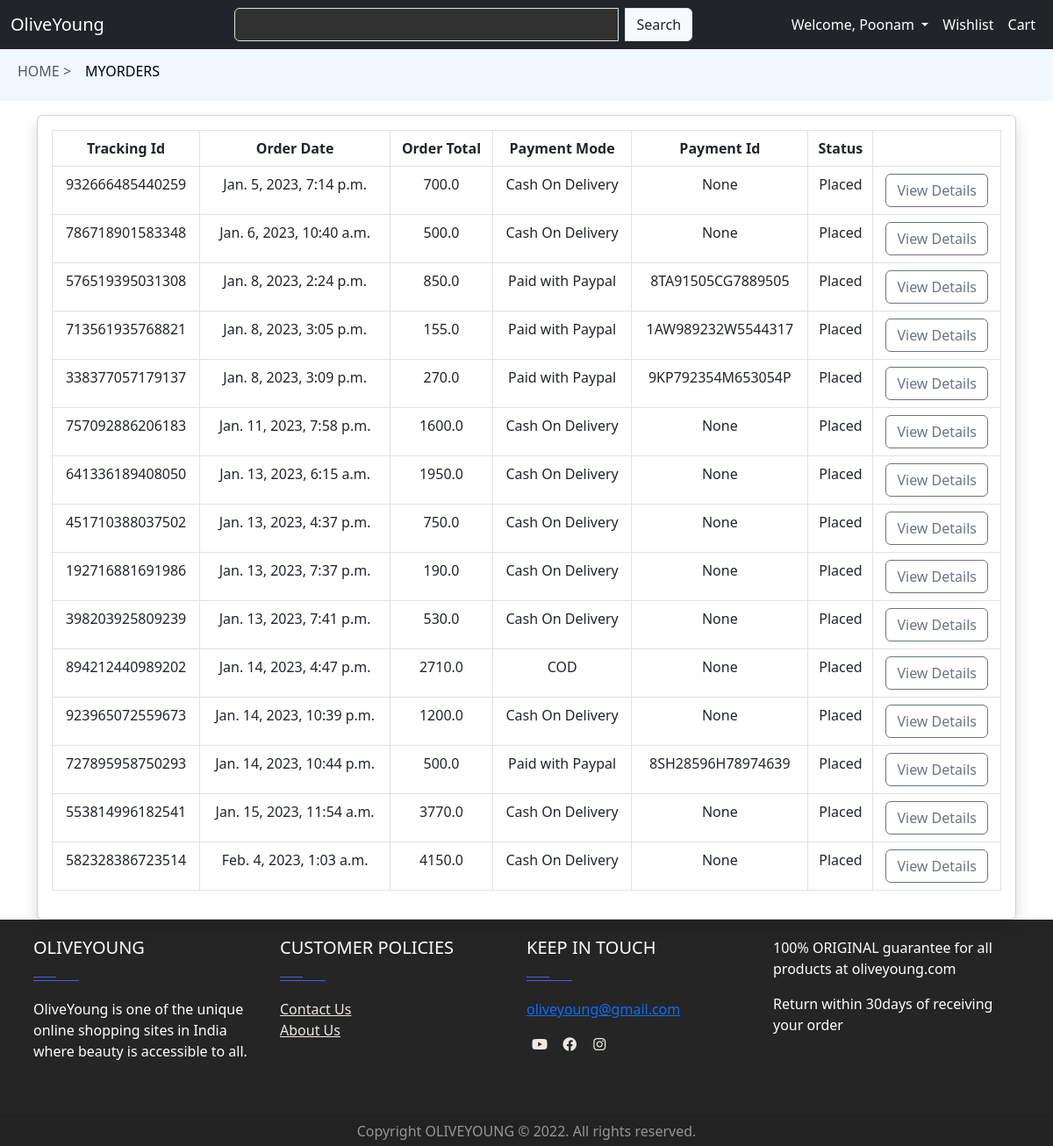
Page /myorders (signed in) on the committed database.
### store/models.py (models this page shows, shortened)
class Order(models.Model):
    user = models.ForeignKey(User, on_delete = models.CASCADE)
    fname = models.CharField(max_length=50,null=False,blank=False)
    lname = models.CharField(max_length=50,null=False,blank=False)
    email = models.CharField(max_length=50,null=False,blank=False)
    phone = models.CharField(max_length=50,null=False,blank=False)
    address = models.TextField(null=False)
    city = models.CharField(max_length=50,null=False,blank=False)
    state = models.CharField(max_length=50,null=False,blank=False)
    country = models.CharField(max_length=50,null=False,blank=False)
    zipcode = models.CharField(max_length=50,null=False,blank=False)
    total = models.CharField(max_length=50,null=False,blank=False)
    paymentmode = models.CharField(max_length=150,null=False,blank=False)
    paymentid = models.CharField(max_length=150,null=True)
    orderstatus = (('Placed','Placed'),('Shipped','Shipped'),('Delivered','Delivered'))
    status = models.CharField(max_length=50,choices=orderstatus,default='Placed')
    message = models.TextField(null=True)
    trackingid = models.CharField(max_length=500,null=True)
    created_on = models.DateTimeField(default=datetime.datetime.now())
    updated_on = models.DateTimeField(auto_now=True)
    class Meta:
        db_table = 'Order'

### store/views.py (the view)
# urls.py: path('myorders',views.myorders,name='myorders'),
@login_required(login_url='userlogin')
def myorders(request):
    orders = Order.objects.filter(user=request.user.id)
    return render(request, 'store/myorders.html',{'orders':orders})

### store/templates/store/myorders.html
{%extends 'store/main.html' %}
{% block content %}
<nav class="navbar navbar-expand-lg" style="background-color: aliceblue; color: rgb(11, 10, 10);">
    <div class="container-fluid">
      <div class="collapse navbar-collapse" id="navbarSupportedContent">
        <ul class="navbar-nav me-auto mb-2 mb-lg-0">
          <li class="nav-item">
            <h6><a class="nav-link" aria-current="page" href="/"> HOME ></a></h6>
          </li>
          <li class="nav-item">
            <h6><a class="nav-link active" href="/myorders">MYORDERS</a></h6>
          </li>
        </ul>
      </div>
    </div>
  </nav>
<div class="container mt-3">
    <div class="row">
        <div class="col-md-12">
            <div class="card shadow">
                <div class="card-body">
                    <table class="table table-bordered">
                        <thead>
                            <tr class="text-center">
                                <th>Tracking Id</th>
                                <th>Order Date</th>
                                <th>Order Total</th>
                                <th>Payment Mode</th>
                                <th>Payment Id</th>
                                <th>Status</th>
                                <th></th>
                            </tr>
                        </thead>
                        <tbody>
                            {% for item in orders %}
                            <tr class="text-center">
                                <td>{{item.trackingid}}</td>
                                <td>{{item.created_on}}</td>
                                <td>{{item.total}}</td>
                                <td>{{item.paymentmode}}</td>
                                <td>{{item.paymentid}}</td>
                                <td>{{item.status}}</td>
                                <td>
                                    <a href="vieworder/{{item.trackingid}}" class="btn btn-outline-secondary">View Details</a>
                                </td>
                            </tr>
                            {% endfor %}
                        </tbody>
                    </table>
                </div>
            </div>
        </div>
    </div>
</div>
  {% endblock %}

### store/templates/store/main.html (shortened to what this page needs)
<!doctype html>
{% load static %}
<html lang="en">
<head>
    <link href="https://cdn.jsdelivr.net/npm/bootstrap@5.3.0-alpha1/dist/css/bootstrap.min.css" rel="stylesheet">
    <link rel="stylesheet" type="text/css" href='https://cdnjs.cloudflare.com/ajax/libs/font-awesome/6.2.1/css/all.min.css'/>
    <link rel="stylesheet" href="//code.jquery.com/ui/1.13.2/themes/base/jquery-ui.css">
    <link rel="stylesheet" type="text/css" href="{% static 'css/main.css' %}">
</head>
<body>
    <nav class="navbar navbar-expand-lg bg-dark navbar-dark text-white">
        <div class="container-fluid">
          <a class="navbar-brand me-4" href="/">OliveYoung</a>
          <div class="collapse navbar-collapse justify-content-end" id="navbarSupportedContent">
          <div class="search-bar" style="width:50%; margin-right: 10%;">
            <form method="post" action="/searchproduct" >
              <div class="input-group">
                <input class="form-control me-2 text-white" id='searchproducts' name="searchproduct" type="search"  aria-label="Search" required style="background-color: rgb(50, 49, 49);">
                <button class="input-group-text" type="submit">Search</button>
              </div>
            </form>
          </div>
            <ul class="navbar-nav mb-2 mb-lg-0 ">
              {% if request.user.is_authenticated %}
              <li class="nav-item dropdown">
                <a class="nav-link active dropdown-toggle" href="#" role="button" data-bs-toggle="dropdown" aria-expanded="false">
                 Welcome, {{request.user}}
                </a>
              </li>
              {%endif%}
              <li class="nav-item">
                <a class="nav-link active" href="/wishlist"> Wishlist </a>
              </li>
              <li class="nav-item">
                <a class="nav-link active" href="/viewcart">Cart</a>
              </li>
            </ul>
          </div>
        </div>
      </nav>
      {% block content%}
      {% endblock %}
    <footer id="footer" class="footer-1">
      <div class="main-footer widgets-dark typo-light">
      <div class="container">
      <div class="row">
      <div class="col-xs-12 col-sm-6 col-md-3">
      <div class="widget subscribe no-box">
      <h5 class="widget-title">OLIVEYOUNG<span></span></h5>
      <p>OliveYoung is one of the unique online shopping sites in India where beauty is accessible to all. </p>
      </div>
      </div>
      <div class="col-xs-12 col-sm-6 col-md-3">
      <div class="widget no-box">
      <h5 class="widget-title">CUSTOMER POLICIES<span></span></h5>
      <ul class="thumbnail-widget">
      <li>
      <div class="thumb-content"><a href="/contact">Contact Us</a></div>
      </li>
      <li>
      <div class="thumb-content"><a href="/about">About Us</a></div>
      </li>
      </ul>
      </div>
      </div>
      <div class="col-xs-12 col-sm-6 col-md-3">
      <div class="widget no-box">
      <h5 class="widget-title">KEEP IN TOUCH<span></span></h5>
      <p><a href="https://www.gmail.com/poonamkashide@gmail.com" title="glorythemes">oliveyoung@gmail.com</a></p>
      <ul class="social-footer2">
      <li class=""><a title="youtube" target="_blank" href="https://www.youtube.com/"><i class="fa-brands fa-youtube"></i></a></li>
      <li class=""><a href="https://www.facebook.com/" target="_blank" title="Facebook"><i class="fa-brands fa-facebook"></i></a></li>
      <li class=""><a title="instagram" target="_blank" href="https://www.instagram.com/"><i class="fa-brands fa-instagram"></i></a></li>
      </ul>
      </div>
      </div>
      <div class="col-xs-12 col-sm-6 col-md-3">
        <div class="widget no-box">
        <p>100% ORIGINAL guarantee for all products at oliveyoung.com</p>
        <p>Return within 30days of receiving your order</p>
        </div>
      </div>
      </div>
      </div>
      </div>
      <div class="footer-copyright">
      <div class="container">
      <div class="row">
      <div class="col-md-12 text-center">
      <p>Copyright OLIVEYOUNG © 2022. All rights reserved.</p>
      </div>
      </div>
      </div>
      </div>
      </footer>
</body>
</html>

### store/static/css/main.css (style rules this page uses)
.col-md-3 { display: inline-block; margin-left:-4px; }
footer .main-footer { padding: 20px 0; background: #252525; }
footer ul { padding-left: 0; list-style: none; }
.footer-copyright { background: #222; padding: 5px 0; }
.footer-copyright p { color: #969696; margin: 2px 0 0; }
.widget { padding: 20px; margin-bottom: 40px; }
.widget.no-box { padding: 0; background-color: transparent; margin-bottom: 40px; box-shadow: none; -webkit-box-shadow: none; -moz-box-shadow: none; -ms-box-shadow: none; -o-box-shadow: none; }
.widget.subscribe p { margin-bottom: 18px; }
.widget li a { color: #eee9e5; }
.widget-title { margin-bottom: 20px; }
.widget-title span { background: #4c5ee8 none repeat scroll 0 0;display: block; height: 1px;margin-top: 25px;position: relative;width: 20%; }
.widget-title span::after { background: inherit;content: "";height: inherit; position: absolute;top: -4px;width: 50%; }
.typo-light h1, .typo-light h2, .typo-light h3, .typo-light h4, .typo-light h5, .typo-light h6, .typo-light p, .typo-light div, .typo-light span, .typo-light small { color: #fff; }
ul.social-footer2 { margin: 0;padding: 0; width: auto; }
ul.social-footer2 li { display: inline-block;padding: 0; }
ul.social-footer2 li a { display: block; height:30px;width: 30px;text-align: center; }

### rows in the picture
Order: trackingid "932666485440259", created_on "Jan. 5, 2023, 7:14 p.m.", total "700.0", paymentmode "Cash On Delivery", paymentid "None", status "Placed"
Order: trackingid "786718901583348", created_on "Jan. 6, 2023, 10:40 a.m.", total "500.0", paymentmode "Cash On Delivery", paymentid "None", status "Placed"
Order: trackingid "576519395031308", created_on "Jan. 8, 2023, 2:24 p.m.", total "850.0", paymentmode "Paid with Paypal", paymentid "8TA91505CG7889505", status "Placed"
Order: trackingid "713561935768821", created_on "Jan. 8, 2023, 3:05 p.m.", total "155.0", paymentmode "Paid with Paypal", paymentid "1AW989232W5544317", status "Placed"
Order: trackingid "338377057179137", created_on "Jan. 8, 2023, 3:09 p.m.", total "270.0", paymentmode "Paid with Paypal", paymentid "9KP792354M653054P", status "Placed"
Order: trackingid "757092886206183", created_on "Jan. 11, 2023, 7:58 p.m.", total "1600.0", paymentmode "Cash On Delivery", paymentid "None", status "Placed"
Order: trackingid "641336189408050", created_on "Jan. 13, 2023, 6:15 a.m.", total "1950.0", paymentmode "Cash On Delivery", paymentid "None", status "Placed"
Order: trackingid "451710388037502", created_on "Jan. 13, 2023, 4:37 p.m.", total "750.0", paymentmode "Cash On Delivery", paymentid "None", status "Placed"
Order: trackingid "192716881691986", created_on "Jan. 13, 2023, 7:37 p.m.", total "190.0", paymentmode "Cash On Delivery", paymentid "None", status "Placed"
Order: trackingid "398203925809239", created_on "Jan. 13, 2023, 7:41 p.m.", total "530.0", paymentmode "Cash On Delivery", paymentid "None", status "Placed"
Order: trackingid "894212440989202", created_on "Jan. 14, 2023, 4:47 p.m.", total "2710.0", paymentmode "COD", paymentid "None", status "Placed"
Order: trackingid "923965072559673", created_on "Jan. 14, 2023, 10:39 p.m.", total "1200.0", paymentmode "Cash On Delivery", paymentid "None", status "Placed"
Order: trackingid "727895958750293", created_on "Jan. 14, 2023, 10:44 p.m.", total "500.0", paymentmode "Paid with Paypal", paymentid "8SH28596H78974639", status "Placed"
Order: trackingid "553814996182541", created_on "Jan. 15, 2023, 11:54 a.m.", total "3770.0", paymentmode "Cash On Delivery", paymentid "None", status "Placed"
Order: trackingid "582328386723514", created_on "Feb. 4, 2023, 1:03 a.m.", total "4150.0", paymentmode "Cash On Delivery", paymentid "None", status "Placed"

### other values in the picture
{{ request.user }} "Poonam"
